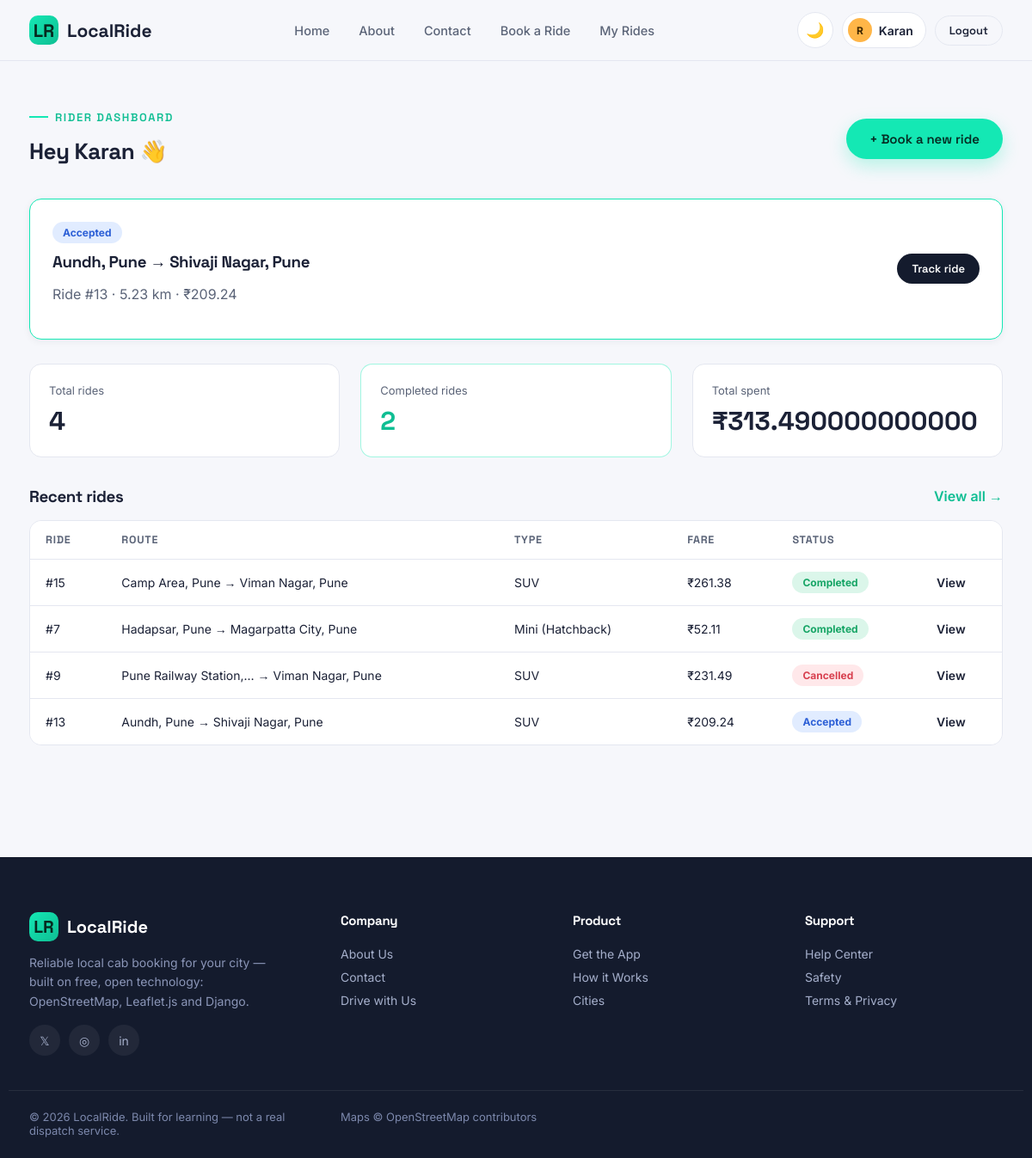
The app's page /accounts/dashboard/customer/ (signed in) with its own data.
### accounts/models.py (models this page shows, shortened)
class User(AbstractUser):
    ROLE_CHOICES = (
        ('customer', 'Customer'),
        ('driver', 'Driver'),
        ('admin', 'Admin'),
    )
    role = models.CharField(max_length=10, choices=ROLE_CHOICES, default='customer')
    phone = models.CharField(max_length=15, blank=True)
    address = models.CharField(max_length=255, blank=True)
    profile_photo = models.ImageField(upload_to='profiles/', blank=True, null=True)
    date_joined_display = models.DateTimeField(auto_now_add=True)

### rides/models.py (models this page shows, shortened)
class Ride(models.Model):
    STATUS_CHOICES = (
        ('requested', 'Requested'),
        ('accepted', 'Accepted'),
        ('ongoing', 'Ongoing'),
        ('completed', 'Completed'),
        ('cancelled', 'Cancelled'),
        ('rejected', 'Rejected'),
    )
    RIDE_TYPES = (
        ('mini', 'Mini (Hatchback)'),
        ('sedan', 'Sedan'),
        ('suv', 'SUV'),
    )
    customer = models.ForeignKey(settings.AUTH_USER_MODEL, on_delete=models.CASCADE, related_name='rides_as_customer')
    driver = models.ForeignKey('accounts.Driver', on_delete=models.SET_NULL, null=True, blank=True, related_name='rides')
    pickup_address = models.CharField(max_length=255)
    pickup_lat = models.FloatField()
    pickup_lng = models.FloatField()
    drop_address = models.CharField(max_length=255)
    drop_lat = models.FloatField()
    drop_lng = models.FloatField()
    ride_type = models.CharField(max_length=10, choices=RIDE_TYPES, default='mini')
    distance_km = models.FloatField(default=0)
    estimated_duration_min = models.FloatField(default=0)
    fare = models.DecimalField(max_digits=10, decimal_places=2, default=0)
    status = models.CharField(max_length=12, choices=STATUS_CHOICES, default='requested')
    requested_at = models.DateTimeField(auto_now_add=True)
    accepted_at = models.DateTimeField(null=True, blank=True)
    started_at = models.DateTimeField(null=True, blank=True)
    completed_at = models.DateTimeField(null=True, blank=True)
    cancelled_at = models.DateTimeField(null=True, blank=True)
    cancel_reason = models.CharField(max_length=255, blank=True)
    class Meta:
        ordering = ['-requested_at']

### accounts/views.py (the view)
# urls.py: path('dashboard/customer/', views.customer_dashboard, name='customer_dashboard'),
@login_required
@role_required('customer')
def customer_dashboard(request):
    rides = Ride.objects.filter(customer=request.user)
    context = {
        'total_rides': rides.count(),
        'completed_rides': rides.filter(status='completed').count(),
        'active_ride': rides.filter(status__in=['requested', 'accepted', 'ongoing']).first(),
        'recent_rides': rides[:5],
        'total_spent': rides.filter(status='completed').aggregate(t=Sum('fare'))['t'] or 0,
    }
    return render(request, 'dashboards/customer_dashboard.html', context)

### core/context_processors.py (called while the page is built)
def site_context(request):
    user = getattr(request, 'user', None)
    ctx = {
        'SITE_NAME': 'LocalRide',
        'is_customer': False,
        'is_driver': False,
        'is_admin_role': False,
    }
    if user and user.is_authenticated:
        ctx['is_customer'] = user.role == 'customer'
        ctx['is_driver'] = user.role == 'driver'
        ctx['is_admin_role'] = user.role == 'admin' or user.is_superuser
    return ctx

### templates/dashboards/customer_dashboard.html (shortened to what this page needs)
{% extends 'base.html' %}
{% block content %}
<section class="section-sm">
  <div class="container">
    <div class="dash-header">
      <div>
        <div class="eyebrow">Rider dashboard</div>
        <h1>Hey {{ user.first_name|default:user.username }} 👋</h1>
      </div>
      <a href="{% url 'rides:book_ride' %}" class="btn btn-primary">+ Book a new ride</a>
    </div>
    {% if active_ride %}
    <div class="card" style="border-color:var(--teal);margin-bottom:28px;">
      <div class="flex-between">
        <div>
          <span class="badge {{ active_ride.status }}">{{ active_ride.get_status_display }}</span>
          <h3 style="margin-top:10px;">{{ active_ride.pickup_address|truncatechars:40 }} → {{ active_ride.drop_address|truncatechars:40 }}</h3>
          <p class="text-soft">Ride #{{ active_ride.id }} · {{ active_ride.distance_km }} km · ₹{{ active_ride.fare }}</p>
        </div>
        <a href="{% url 'rides:ride_detail' active_ride.id %}" class="btn btn-dark btn-sm">Track ride</a>
      </div>
    </div>
    {% endif %}
    <div class="grid-3" style="margin-bottom:34px;">
      <div class="kpi"><div class="kpi-label">Total rides</div><div class="kpi-value">{{ total_rides }}</div></div>
      <div class="kpi accent"><div class="kpi-label">Completed rides</div><div class="kpi-value">{{ completed_rides }}</div></div>
      <div class="kpi"><div class="kpi-label">Total spent</div><div class="kpi-value">₹{{ total_spent }}</div></div>
    </div>
    <div class="flex-between" style="margin-bottom:16px;">
      <h3 style="margin:0;">Recent rides</h3>
      <a href="{% url 'rides:ride_history' %}" style="font-weight:600;color:var(--teal-dim);">View all &rarr;</a>
    </div>
    <div class="table-wrap">
      <table>
        <thead><tr><th>Ride</th><th>Route</th><th>Type</th><th>Fare</th><th>Status</th><th></th></tr></thead>
        <tbody>
          {% for ride in recent_rides %}
          <tr>
            <td>#{{ ride.id }}</td>
            <td>{{ ride.pickup_address|truncatechars:22 }} → {{ ride.drop_address|truncatechars:22 }}</td>
            <td>{{ ride.get_ride_type_display }}</td>
            <td>₹{{ ride.fare }}</td>
            <td><span class="badge {{ ride.status }}">{{ ride.get_status_display }}</span></td>
            <td><a href="{% url 'rides:ride_detail' ride.id %}" style="font-weight:600;">View</a></td>
          </tr>
          {% empty %}
          <tr><td colspan="6"><div class="empty-state"><div class="icon">🚕</div>No rides yet — book your first one!</div></td></tr>
          {% endfor %}
        </tbody>
      </table>
    </div>
  </div>
</section>
{% endblock %}

### templates/base.html (shortened to what this page needs)
{% load static %}
<!DOCTYPE html>
<html lang="en">
<head>
<link rel="stylesheet" href="https://cdnjs.cloudflare.com/ajax/libs/leaflet/1.9.4/leaflet.min.css">
<link rel="stylesheet" href="{% static 'css/style.css' %}">
</head>
<body>
<nav class="navbar">
  <div class="navbar-inner">
    <a href="{% url 'core:home' %}" class="brand">
      <span class="brand-mark">LR</span> LocalRide
    </a>
    <div class="nav-links" id="navLinks">
      <a href="{% url 'core:home' %}" class="navlink {% if request.resolver_match.url_name == 'home' %}active{% endif %}">Home</a>
      <a href="{% url 'core:about' %}" class="navlink {% if request.resolver_match.url_name == 'about' %}active{% endif %}">About</a>
      <a href="{% url 'core:contact' %}" class="navlink {% if request.resolver_match.url_name == 'contact' %}active{% endif %}">Contact</a>
      {% if user.is_authenticated %}
        {% if is_customer %}
          <a href="{% url 'rides:book_ride' %}" class="navlink">Book a Ride</a>
          <a href="{% url 'rides:ride_history' %}" class="navlink">My Rides</a>
        {% elif is_driver %}
          <a href="{% url 'accounts:driver_dashboard' %}" class="navlink">Dashboard</a>
          <a href="{% url 'accounts:driver_earnings' %}" class="navlink">Earnings</a>
        {% elif is_admin_role %}
          <a href="{% url 'accounts:admin_dashboard' %}" class="navlink">Admin Panel</a>
        {% endif %}
      {% endif %}
    </div>
    <div class="nav-cta">
      <button class="theme-toggle" id="themeToggle" title="Toggle dark mode">🌙</button>
      {% if user.is_authenticated %}
        <a href="{% url 'accounts:profile' %}" class="user-chip">
          <span class="avatar">{{ user.username|slice:":1"|upper }}</span>
          {{ user.first_name|default:user.username }}
        </a>
        <a href="{% url 'accounts:logout' %}" class="btn btn-outline btn-sm">Logout</a>
      {% else %}
        <a href="{% url 'accounts:login' %}" class="btn btn-ghost btn-sm">Log in</a>
        <a href="{% url 'accounts:register_choice' %}" class="btn btn-primary btn-sm">Sign up</a>
      {% endif %}
    </div>
  </div>
</nav>
<main>
  {% block content %}{% endblock %}
</main>
<footer class="footer">
  <div class="container">
    <div>
      <div class="footer-brand"><span class="brand-mark">LR</span> LocalRide</div>
      <p style="max-width:280px;font-size:14px;color:#8B96B8;line-height:1.6;">
        Reliable local cab booking for your city — built on free, open technology:
        OpenStreetMap, Leaflet.js and Django.
      </p>
      <div class="social-row">
        <a href="#" aria-label="Twitter">𝕏</a>
        <a href="#" aria-label="Instagram">◎</a>
        <a href="#" aria-label="LinkedIn">in</a>
      </div>
    </div>
    <div>
      <h4>Company</h4>
      <a href="{% url 'core:about' %}">About Us</a>
      <a href="{% url 'core:contact' %}">Contact</a>
      <a href="{% url 'accounts:register_driver' %}">Drive with Us</a>
    </div>
    <div>
      <h4>Product</h4>
      <a href="{% url 'accounts:register_choice' %}">Get the App</a>
      <a href="{% url 'core:home' %}#how-it-works">How it Works</a>
      <a href="{% url 'core:home' %}#cities">Cities</a>
    </div>
    <div>
      <h4>Support</h4>
      <a href="{% url 'core:contact' %}">Help Center</a>
      <a href="{% url 'core:contact' %}">Safety</a>
      <a href="{% url 'core:contact' %}">Terms &amp; Privacy</a>
    </div>
  </div>
  <div class="container footer-bottom">
    <span>&copy; {% now "Y" %} LocalRide. Built for learning — not a real dispatch service.</span>
    <span>Maps &copy; OpenStreetMap contributors</span>
  </div>
</footer>
</body>
</html>

### records on screen
User: username "R", first_name "Karan"
Ride: status "Accepted", pickup_address "Aundh, Pune", drop_address "Shivaji Nagar, Pune", id "13", distance_km "5.23", fare "209.24", ride_type "SUV"
Ride: id "15", pickup_address "Camp Area, Pune", drop_address "Viman Nagar, Pune", ride_type "SUV", fare "261.38", status "Completed"
Ride: id "7", pickup_address "Hadapsar, Pune", drop_address "Magarpatta City, Pune", ride_type "Mini (Hatchback)", fare "52.11", status "Completed"
Ride: id "9", pickup_address "Pune Railway Station,…", drop_address "Viman Nagar, Pune", ride_type "SUV", fare "231.49", status "Cancelled"

### other values on screen
{{ total_rides }} "4"
{{ completed_rides }} "2"
{{ total_spent }} "313.490000000000"
